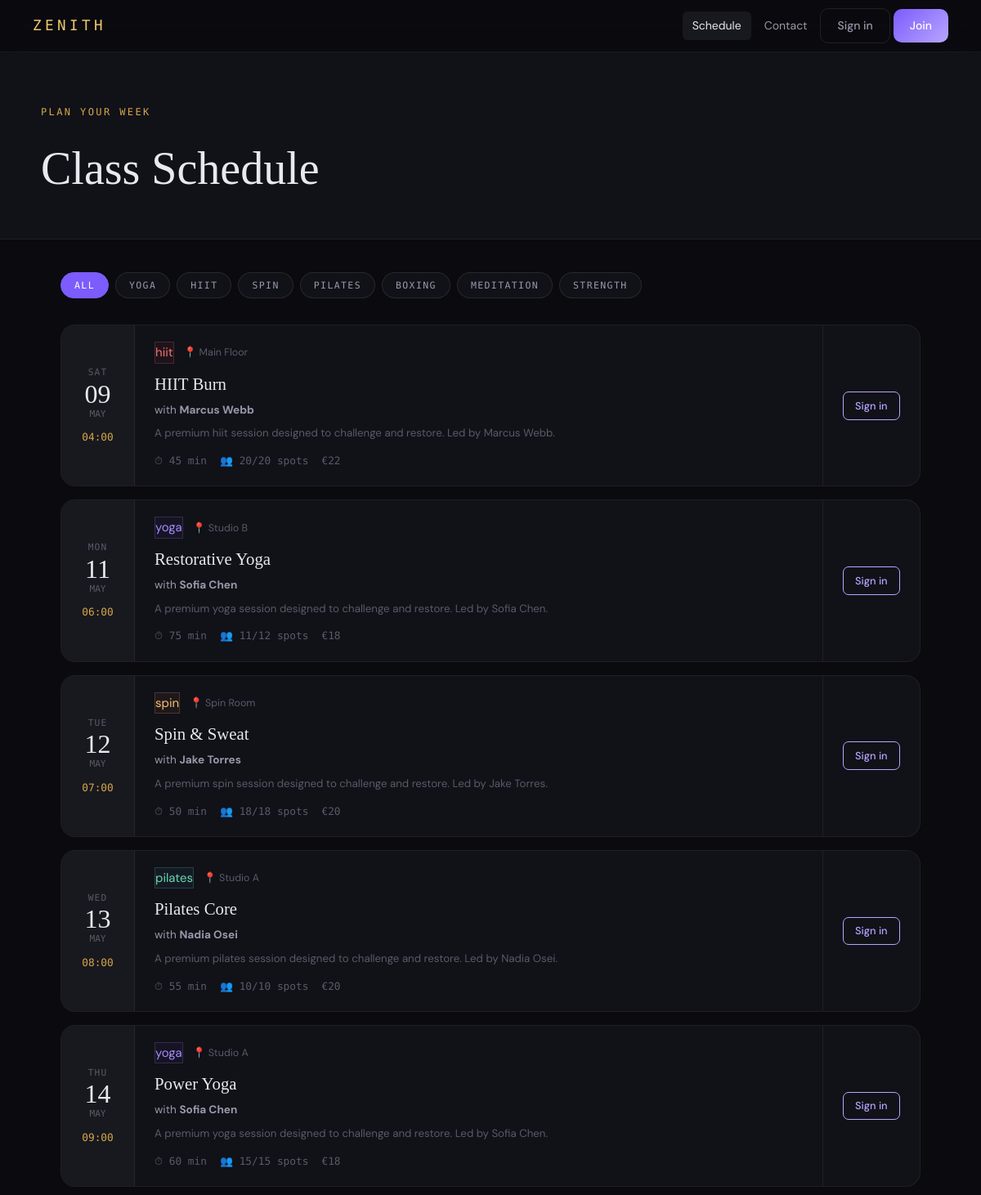
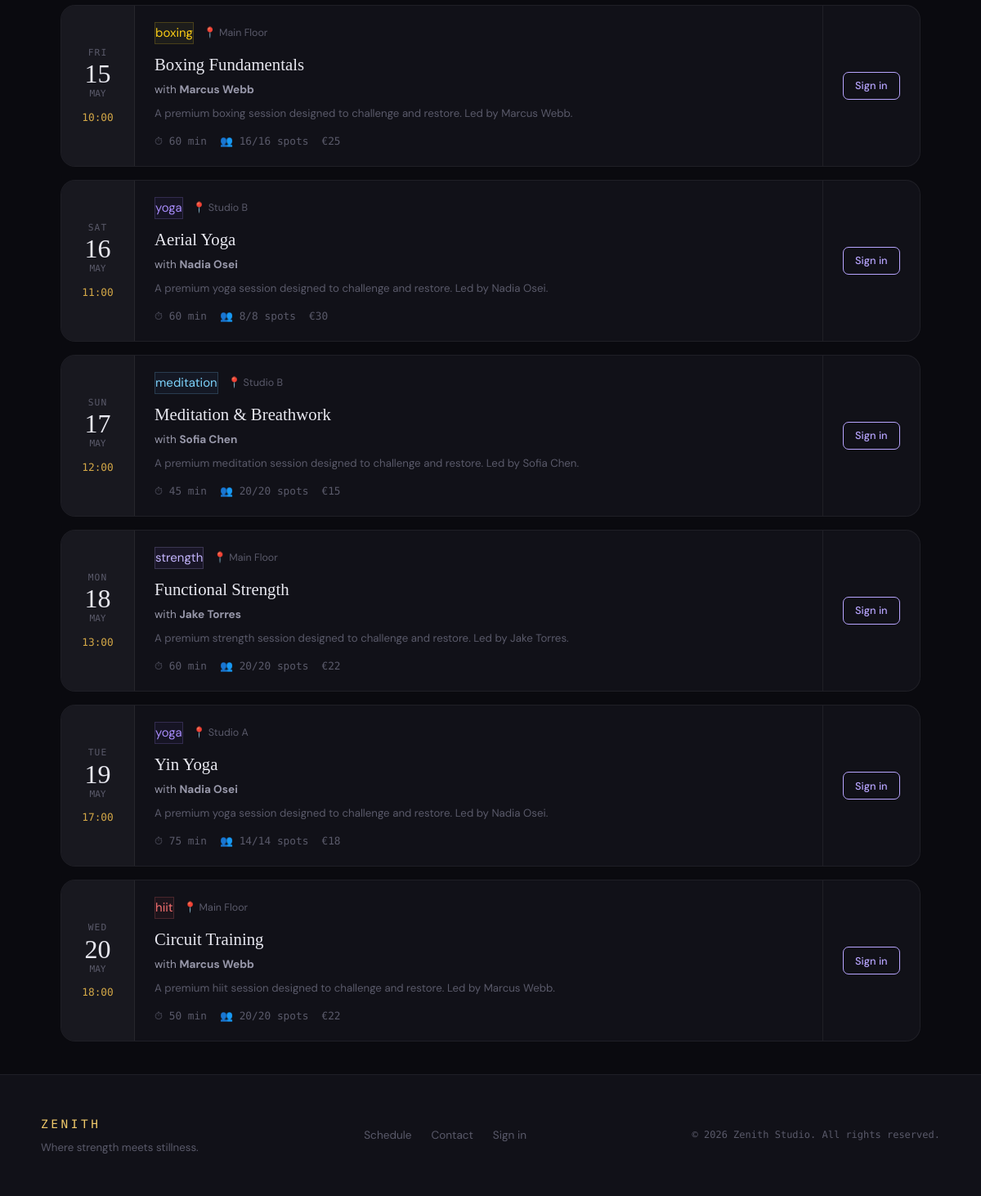
The app's page /schedule with its own data (2 pictures, top to bottom).
### app/models.py (models this page shows, shortened)
class GymClass(Base):
    __tablename__ = "classes"
    id = Column(Integer, primary_key=True, index=True)
    title = Column(String, nullable=False)
    description = Column(Text)
    instructor = Column(String, nullable=False)
    category = Column(String, nullable=False)  # yoga, hiit, pilates, spin, etc.
    duration_minutes = Column(Integer, default=60)
    capacity = Column(Integer, default=20)
    price = Column(Float, default=0.0)
    schedule_time = Column(DateTime, nullable=False)
    location = Column(String, default="Studio A")
    is_active = Column(Boolean, default=True)
    bookings = relationship("Booking", back_populates="gym_class")

class Booking(Base):
    __tablename__ = "bookings"
    id = Column(Integer, primary_key=True, index=True)
    user_id = Column(Integer, ForeignKey("users.id"))
    class_id = Column(Integer, ForeignKey("classes.id"))
    status = Column(String, default="confirmed")  # confirmed, cancelled
    booked_at = Column(DateTime, default=datetime.utcnow)
    user = relationship("User", back_populates="bookings")
    gym_class = relationship("GymClass", back_populates="bookings")

### app/main.py (the view)
@app.get("/schedule", response_class=HTMLResponse)
def schedule(
    request: Request,
    category: str = None,
    db: Session = Depends(get_db),
):
    q = db.query(GymClass).filter(
        GymClass.schedule_time >= datetime.now(),
        GymClass.is_active == True,
    )
    if category:
        q = q.filter(GymClass.category == category)
    classes = q.order_by(GymClass.schedule_time).all()
    user = get_current_user(request, db)
    user_booking_ids = set()
    if user:
        user_booking_ids = {
            b.class_id for b in db.query(Booking).filter(
                Booking.user_id == user.id, Booking.status == "confirmed"
            ).all()
        }
    categories = db.query(GymClass.category).distinct().all()
    categories = [c[0] for c in categories]
    return templates.TemplateResponse(
        "schedule.html",
        base_ctx(request, db, classes=classes, categories=categories,
                 selected_cat=category, user_booking_ids=user_booking_ids)
    )

### templates/schedule.html (shortened to what this page needs)
{% extends "base.html" %}
{% block content %}
<div class="page-header">
  <div class="page-header-inner">
    <p class="section-eyebrow">Plan your week</p>
    <h1 class="page-title">Class Schedule</h1>
  </div>
</div>
<div class="schedule-wrap">
  <div class="filters">
    <a href="/schedule" class="filter-btn {% if not selected_cat %}active{% endif %}">All</a>
    {% for cat in categories %}
    <a href="/schedule?category={{ cat }}" class="filter-btn cat-filter-{{ cat }} {% if selected_cat == cat %}active{% endif %}">
      {{ cat|capitalize }}
    </a>
    {% endfor %}
  </div>
  {% if classes %}
  <div class="schedule-grid">
    {% for cls in classes %}
    <div class="sched-card" data-category="{{ cls.category }}">
      <div class="sched-card-side">
        <div class="sched-date">
          <span class="sched-day">{{ cls.schedule_time.strftime('%a') }}</span>
          <span class="sched-num">{{ cls.schedule_time.strftime('%d') }}</span>
          <span class="sched-mon">{{ cls.schedule_time.strftime('%b') }}</span>
        </div>
        <div class="sched-time">{{ cls.schedule_time.strftime('%H:%M') }}</div>
      </div>
      <div class="sched-card-body">
        <div class="sched-top">
          <span class="sched-cat cat-{{ cls.category }}">{{ cls.category }}</span>
          <span class="sched-location">📍 {{ cls.location }}</span>
        </div>
        <h3 class="sched-title">{{ cls.title }}</h3>
        <p class="sched-instructor">with <strong>{{ cls.instructor }}</strong></p>
        <p class="sched-desc">{{ cls.description }}</p>
        <div class="sched-meta">
          <span>⏱ {{ cls.duration_minutes }} min</span>
          <span>👥 {{ cls.spots_left }}/{{ cls.capacity }} spots</span>
          <span>€{{ "%.0f"|format(cls.price) }}</span>
        </div>
      </div>
      <div class="sched-card-action">
        {% if cls.spots_left <= 0 %}
          <button class="btn btn-sm btn-disabled" disabled>Full</button>
        {% else %}
          <a href="/login" class="btn btn-sm btn-outline">Sign in</a>
        {% endif %}
      </div>
    </div>
    {% endfor %}
  </div>
  {% else %}
  <div class="empty-block">
    <p>No classes found for this category. <a href="/schedule">See all →</a></p>
  </div>
  {% endif %}
</div>
{% endblock %}

### records on screen
GymClass: schedule_time "SAT", schedule_time "09", schedule_time "MAY", schedule_time "04:00", category "hiit", location "Main Floor", title "HIIT Burn", instructor "Marcus Webb", description "A premium hiit session designed to challenge and restore. Led by Marcus Webb.", duration_minutes "45", spots_left "20", capacity "20", price "22", shows "Sign in"
GymClass: schedule_time "MON", schedule_time "11", schedule_time "MAY", schedule_time "06:00", category "yoga", location "Studio B", title "Restorative Yoga", instructor "Sofia Chen", description "A premium yoga session designed to challenge and restore. Led by Sofia Chen.", duration_minutes "75", spots_left "11", capacity "12", price "18", shows "Sign in"
GymClass: schedule_time "TUE", schedule_time "12", schedule_time "MAY", schedule_time "07:00", category "spin", location "Spin Room", title "Spin & Sweat", instructor "Jake Torres", description "A premium spin session designed to challenge and restore. Led by Jake Torres.", duration_minutes "50", spots_left "18", capacity "18", price "20", shows "Sign in"
GymClass: schedule_time "WED", schedule_time "13", schedule_time "MAY", schedule_time "08:00", category "pilates", location "Studio A", title "Pilates Core", instructor "Nadia Osei", description "A premium pilates session designed to challenge and restore. Led by Nadia Osei.", duration_minutes "55", spots_left "10", capacity "10", price "20", shows "Sign in"
GymClass: schedule_time "THU", schedule_time "14", schedule_time "MAY", schedule_time "09:00", category "yoga", location "Studio A", title "Power Yoga", instructor "Sofia Chen", description "A premium yoga session designed to challenge and restore. Led by Sofia Chen.", duration_minutes "60", spots_left "15", capacity "15", price "18", shows "Sign in"
GymClass: schedule_time "FRI", schedule_time "15", schedule_time "MAY", schedule_time "10:00", category "boxing", location "Main Floor", title "Boxing Fundamentals", instructor "Marcus Webb", description "A premium boxing session designed to challenge and restore. Led by Marcus Webb.", duration_minutes "60", spots_left "16", capacity "16", price "25", shows "Sign in"
GymClass: schedule_time "SAT", schedule_time "16", schedule_time "MAY", schedule_time "11:00", category "yoga", location "Studio B", title "Aerial Yoga", instructor "Nadia Osei", description "A premium yoga session designed to challenge and restore. Led by Nadia Osei.", duration_minutes "60", spots_left "8", capacity "8", price "30", shows "Sign in"
GymClass: schedule_time "SUN", schedule_time "17", schedule_time "MAY", schedule_time "12:00", category "meditation", location "Studio B", title "Meditation & Breathwork", instructor "Sofia Chen", description "A premium meditation session designed to challenge and restore. Led by Sofia Chen.", duration_minutes "45", spots_left "20", capacity "20", price "15", shows "Sign in"
GymClass: schedule_time "MON", schedule_time "18", schedule_time "MAY", schedule_time "13:00", category "strength", location "Main Floor", title "Functional Strength", instructor "Jake Torres", description "A premium strength session designed to challenge and restore. Led by Jake Torres.", duration_minutes "60", spots_left "20", capacity "20", price "22", shows "Sign in"
GymClass: schedule_time "TUE", schedule_time "19", schedule_time "MAY", schedule_time "17:00", category "yoga", location "Studio A", title "Yin Yoga", instructor "Nadia Osei", description "A premium yoga session designed to challenge and restore. Led by Nadia Osei.", duration_minutes "75", spots_left "14", capacity "14", price "18", shows "Sign in"
GymClass: schedule_time "WED", schedule_time "20", schedule_time "MAY", schedule_time "18:00", category "hiit", location "Main Floor", title "Circuit Training", instructor "Marcus Webb", description "A premium hiit session designed to challenge and restore. Led by Marcus Webb.", duration_minutes "50", spots_left "20", capacity "20", price "22", shows "Sign in"

### other values on screen
{{ cat|capitalize }} "YOGA" "HIIT" "SPIN" "PILATES" "BOXING" "MEDITATION" "STRENGTH"
{{ now.year }} "2026"
